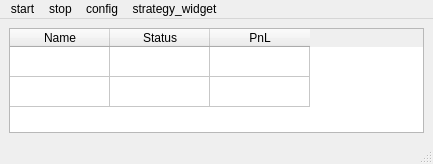
<?xml version="1.0" encoding="UTF-8"?>
<ui version="4.0">
 <class>MainWindow</class>
 <widget class="QMainWindow" name="MainWindow">
  <property name="geometry">
   <rect>
    <x>0</x>
    <y>0</y>
    <width>433</width>
    <height>164</height>
   </rect>
  </property>
  <property name="windowTitle">
   <string>MainWindow</string>
  </property>
  <widget class="QWidget" name="centralwidget">
   <layout class="QVBoxLayout" name="verticalLayout">
    <item>
     <widget class="QTableWidget" name="tableWidget">
      <property name="editTriggers">
       <set>QAbstractItemView::NoEditTriggers</set>
      </property>
      <property name="rowCount">
       <number>2</number>
      </property>
      <attribute name="verticalHeaderVisible">
       <bool>false</bool>
      </attribute>
      <row/>
      <row/>
      <column>
       <property name="text">
        <string>Name</string>
       </property>
      </column>
      <column>
       <property name="text">
        <string>Status</string>
       </property>
      </column>
      <column>
       <property name="text">
        <string>PnL</string>
       </property>
      </column>
     </widget>
    </item>
   </layout>
  </widget>
  <widget class="QMenuBar" name="menubar">
   <property name="geometry">
    <rect>
     <x>0</x>
     <y>0</y>
     <width>433</width>
     <height>22</height>
    </rect>
   </property>
   <widget class="QMenu" name="menuStart">
    <property name="title">
     <string>start</string>
    </property>
   </widget>
   <widget class="QMenu" name="menuStop">
    <property name="title">
     <string>stop</string>
    </property>
   </widget>
   <widget class="QMenu" name="menuConfig">
    <property name="title">
     <string>config</string>
    </property>
   </widget>
   <widget class="QMenu" name="menuStrategy_widget">
    <property name="title">
     <string>strategy_widget</string>
    </property>
   </widget>
   <addaction name="menuStart"/>
   <addaction name="menuStop"/>
   <addaction name="menuConfig"/>
   <addaction name="menuStrategy_widget"/>
  </widget>
  <widget class="QStatusBar" name="statusbar"/>
 </widget>
 <resources/>
 <connections/>
</ui>
